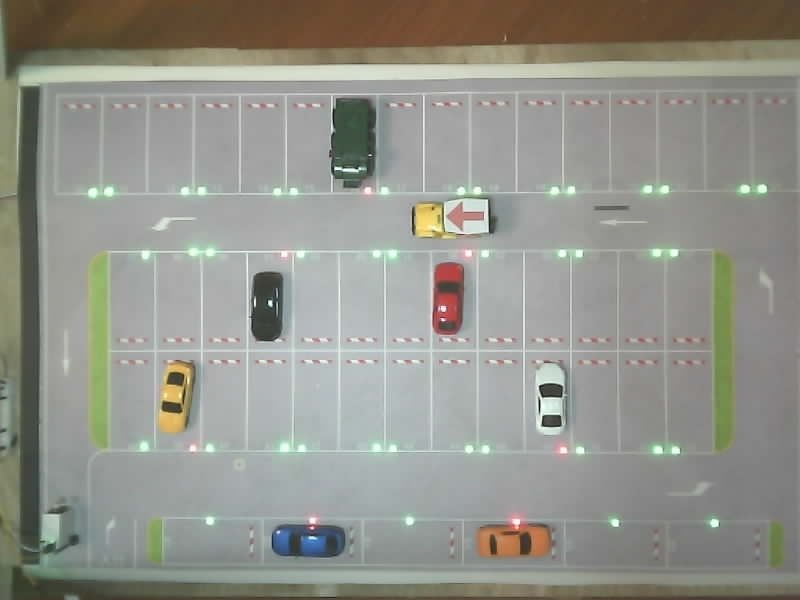
#> input picture tools/hero_lab/data/frames/20261020-084129.jpg, 800 x 600 px; its folder holds only this picture in this run
$ python -i hsv_marker.py   (imports and definitions only)
#> lines starting #> are read from the running program, lines starting #| are printed output that depends on the picture; after the words box and inside, x2 and y2 are one past the last pixel; in counts of white or black regions, pixels touching at a corner belong together
#> further down, picture is the input picture: shape (600, 800, 3); mean B, G, R 139.4, 147.6, 147
#> in candidates, `hsv = cv2.cvtColor(frame, cv2.COLOR_BGR2HSV)`: hsv: shape (600, 800, 3); mean H, S, V 46.5, 27.7, 151.4
#> in candidates, `hsv = hsv[y0:y1, x0:x1]`: hsv: shape (540, 800, 3); mean H, S, V 49.8, 18, 156.3
"""The car's position, from the red arrow on its roof - HSV mask plus Hu-moment shape.

This is the spike in tools/hero_lab/hsv_spike promoted to production, and the reasoning is
in its README. The short version:

  * The arrow is OrangeRed, H 24-46 (median 31), not the H 0-10/170-180 that "red" suggests.
    A mask on the textbook red arcs finds a different red object and reports it confidently.
  * Once the arc covers the arrow, 200 frames gave 2.17 candidates per frame and a candidate
    within 60 px of the arrow in 200/200 of them, with 1.3 px of centre jitter.
  * cv2.matchShapes against one stored arrow contour cuts the rest: <=0.415 keeps 199/200
    arrow candidates and 9/243 of everything else.
  * No model file, no training set, and it does not care where on the table the car is -
    which matters, because the HOG model stopped detecting entirely when the car was moved
    (0 hits in 40 frames) while this found it 40/40.

Position only. The heading is not in here: Hu moments are rotation invariant by construction,
and the template phase of the spike measured too weak at 800x600 to supply an angle. The
caller gets a box and a centre and asks red_arrow.detect_in_box for the direction.
"""

from __future__ import annotations

import json
import json
import os
import math
from typing import Optional, Sequence, Tuple

import cv2
import numpy as np

DATA_DIR = os.path.join(os.path.dirname(os.path.dirname(os.path.abspath(__file__))),
                        "data", "hsv_marker")
REFERENCE_PATH = os.path.join(DATA_DIR, "reference_arrow.json")

# The measured arc, not the textbook one. See the module docstring.
H1_MIN, H1_MAX = 0, 50
H2_MIN, H2_MAX = 170, 180
S_MIN, V_MIN = 60, 40

MIN_AREA, MAX_AREA = 40, 1200
MIN_WIDTH, MIN_HEIGHT = 8, 8
MIN_ASPECT, MAX_ASPECT = 0.6, 4.0

OPEN_KERNEL = 3
CLOSE_KERNEL = 5

# Measured in the spike. 0.415 kept 199/200 arrow candidates and 9/243 of the rest, but in
# production one of those 9 landed on a bay light and threw the position 220 px across the
# frame. 0.300 costs 5 arrow frames out of 200 (recall 0.975) and drops the false positives to
# 2/243, which is the better trade for something that drives the route.
MAX_SHAPE = 0.300

# The arrow does not leave the table, so anything outside this is not it.
ROI = (0, 60, 800, 560)

# The bottom strip of the picture is the LED band on the table edge, and a red blob there is the
# single most persistent false positive this detector has. Narrowing the whole ROI to exclude it
# (60, 80, 640, 460) also cut off the left and right columns, which is where five of the eight
# calibrated arrow positions sit - measured: 32/32 positions inside the old ROI, 9/32 inside the
# narrow one. So the guard is a band, not a smaller rectangle.
BOTTOM_GUARD_Y = 550      # nothing whose centre is below this is the arrow (measured y max: 490)

_reference: Optional[np.ndarray] = None
_reference_failed = False


def _load_reference() -> Optional[np.ndarray]:
    global _reference, _reference_failed
    if _reference is not None or _reference_failed:
        return _reference
    try:
        with open(REFERENCE_PATH, "r", encoding="utf-8") as f:
            data = json.load(f)
        _reference = np.array(data["contour"], np.int32).reshape(-1, 1, 2)
    except Exception:  # missing or unreadable reference: say so, do not crash the loop
        _reference_failed = True
        _reference = None
    return _reference


# [14 lines left out: function red_mask, not called in this run]


def _contour(mask: np.ndarray, bbox: Tuple[int, int, int, int]) -> Optional[np.ndarray]:
    x, y, w, h = bbox
    sub = mask[y:y + h, x:x + w]
    contours, _ = cv2.findContours(sub, cv2.RETR_EXTERNAL, cv2.CHAIN_APPROX_NONE)
    if not contours:
        return None
    return max(contours, key=cv2.contourArea)


# --------------------------------------------------------------------------- reference bank
#
# One reference contour was never enough: the same arrow scores 0.03 against a contour taken in
# its own orientation and 0.7 against one taken across it. The bank is built once at import from
# the calibration frames the operator actually marked, plus eight programmatic rotations, and is
# only a *scorer* - in TRACKING the shape score is a feature handed to hero_belief, not a gate.
BANK_DIR = os.path.join(os.path.dirname(os.path.dirname(os.path.abspath(__file__))),
                        "data", "hsv_marker")
BANK_CALIB = os.path.join(BANK_DIR, "calibration.jsonl")
BANK_FRAMES = os.path.join(BANK_DIR, "frames")

_bank: Optional[list] = None
_bank_sources: Optional[list] = None


# [8 lines left out: function _rotations, not called in this run]


def load_bank() -> list:
    """Real sampled contours plus rotated fallbacks. Built once, reused for every frame."""
    global _bank, _bank_sources
    if _bank is not None:
        return _bank
    refs, sources = [], []
    try:
        with open(BANK_CALIB, "r", encoding="utf-8") as fh:
            rows = [json.loads(line) for line in fh if line.strip()]
    except Exception:
        rows = []
    for r in rows:
        name = r.get("frame")
        bbox = r.get("bbox")
        s_min = r.get("s_min_used") or S_MIN
        if not name or not bbox:
            continue
        img = cv2.imread(os.path.join(BANK_FRAMES, name))
        if img is None:
            continue
        hsv = cv2.cvtColor(img, cv2.COLOR_BGR2HSV)
        mask, _n, _st, _ce = _components(hsv, int(s_min), V_MIN)
        x, y, w, h = (int(v) for v in bbox)
        sub = (mask[y:y + h, x:x + w] > 0).astype(np.uint8)
        contours, _h = cv2.findContours(sub * 255, cv2.RETR_EXTERNAL, cv2.CHAIN_APPROX_NONE)
        if not contours:
            continue
        refs.append(max(contours, key=cv2.contourArea))
        sources.append({"frame": name, "batch": r.get("batch"), "s_min": s_min})
    fallback = _load_reference()
    if fallback is not None:
        for c in _rotations(fallback):
            refs.append(c)
            sources.append({"frame": None, "batch": "rotated", "s_min": None})
    _bank, _bank_sources = refs, sources
    return _bank


def bank_size() -> int:
    return len(load_bank())


def shape_score(contour: np.ndarray) -> tuple[float, int]:
    """Best (lowest) matchShapes score over the bank, and which entry gave it."""
    refs = load_bank()
    if not refs:
        single = _load_reference()
        if single is None:
            return 1.0, -1
        return float(cv2.matchShapes(contour, single, cv2.CONTOURS_MATCH_I1, 0.0)), -1
    best, which = 9.9, -1
    for i, ref in enumerate(refs):
        v = float(cv2.matchShapes(contour, ref, cv2.CONTOURS_MATCH_I1, 0.0))
        if v < best:
            best, which = v, i
    return best, which


# --------------------------------------------------------------------------- candidate pool
#
# One saturation threshold cannot serve the whole table. Measured: at (240,485) the arrow is
# bright (S~115) and S>=60 finds it in 105 of 120 frames, while at (68,475) it sits in shadow
# (S 55..81) and S>=60 keeps only its most saturated core, turning it into an 18x30 diamond that
# fails the shape gate 12/12 times. S>=45 recovers the arrow there (32x17, shape 0.13) but at the
# bright position it merges the arrow with the red around it and drops to 9/120.
#
# So the threshold level becomes a *candidate generator*, not a verdict: every level produces
# blobs, duplicates are merged, and the resulting pool is scored by whoever knows the history
# (hero_belief). No single level decides anything on its own.
S_LEVELS = (60, 50, 45)


def _components(hsv: np.ndarray, s_min: int, v_min: int) -> tuple[np.ndarray, int, np.ndarray,
                                                                  np.ndarray]:
#> called with s_min = 60, v_min = 40
    mask = cv2.inRange(hsv, (H1_MIN, s_min, v_min), (H1_MAX, 255, 255))
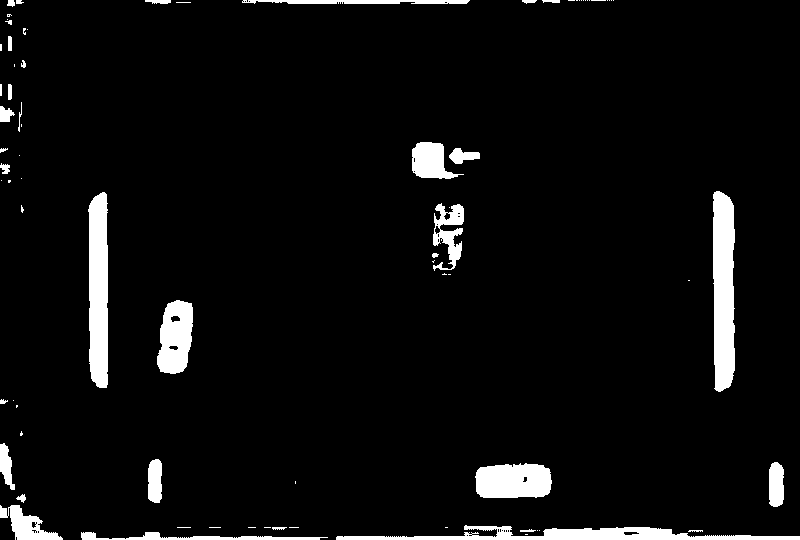
#> mask: shape (540, 800); 5.3% white; 78 white regions (44 under 20 px), largest, box (x1, y1, x2, y2) and area: (713, 191, 735, 392) 3931, (88, 192, 108, 388) 3492, (336, 525, 800, 540) 3147
    mask |= cv2.inRange(hsv, (H2_MIN, s_min, v_min), (H2_MAX, 255, 255))
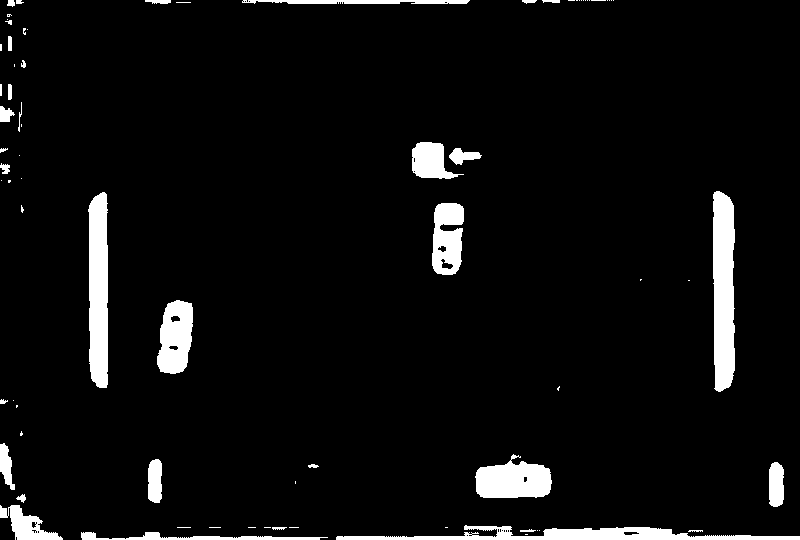
#> mask: shape (540, 800); 5.5% white; 76 white regions (42 under 20 px), largest, box (x1, y1, x2, y2) and area: (713, 191, 735, 392) 3931, (88, 192, 108, 388) 3492, (336, 525, 800, 540) 3147
    k_open = cv2.getStructuringElement(cv2.MORPH_ELLIPSE, (OPEN_KERNEL, OPEN_KERNEL))
    k_close = cv2.getStructuringElement(cv2.MORPH_ELLIPSE, (CLOSE_KERNEL, CLOSE_KERNEL))
    mask = cv2.morphologyEx(mask, cv2.MORPH_OPEN, k_open)
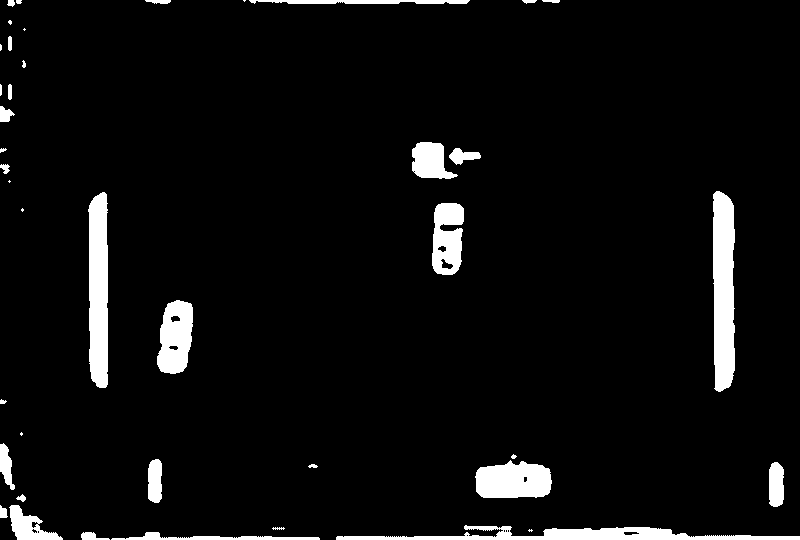
#> mask: shape (540, 800); 5.4% white; 41 white regions (9 under 20 px), largest, box (x1, y1, x2, y2) and area: (713, 191, 735, 392) 3929, (88, 192, 108, 388) 3491, (336, 525, 800, 540) 3116
    mask = cv2.morphologyEx(mask, cv2.MORPH_CLOSE, k_close)
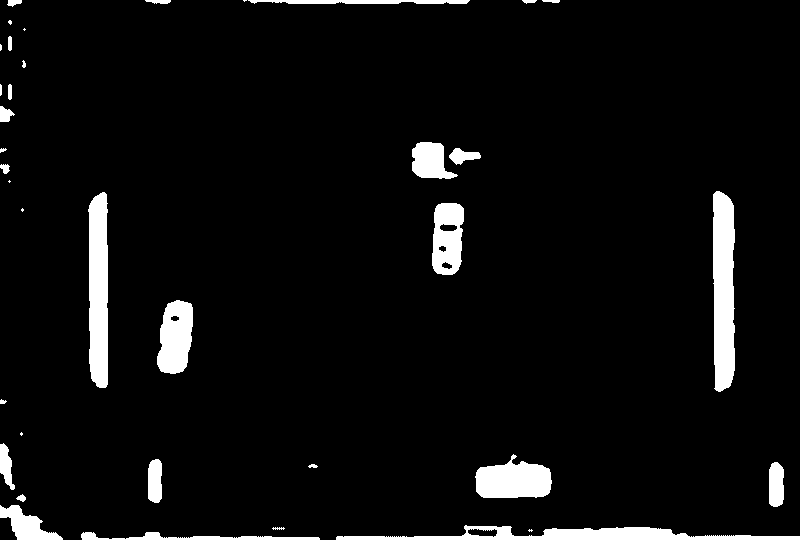
#> mask: shape (540, 800); 5.4% white; 37 white regions (8 under 20 px), largest, box (x1, y1, x2, y2) and area: (713, 191, 735, 392) 3933, (88, 192, 108, 388) 3495, (336, 525, 800, 540) 3199
    n, labels, stats, cents = cv2.connectedComponentsWithStats(mask, 8)
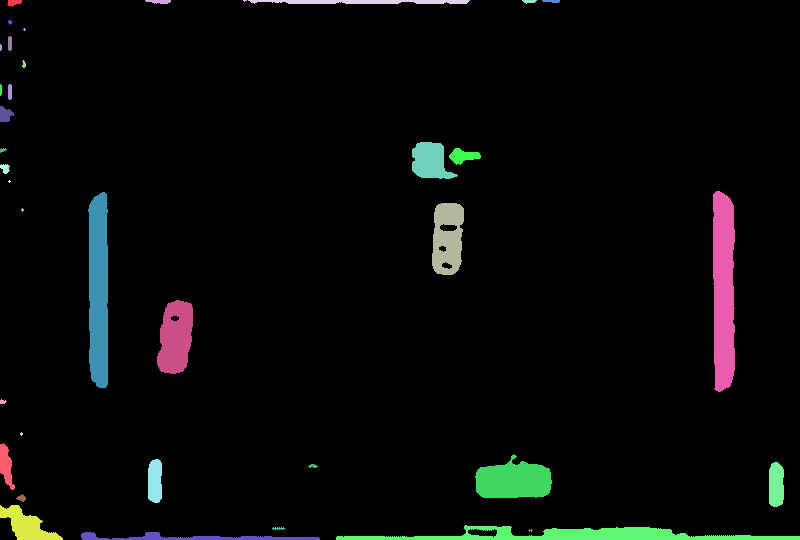
#> labels: shape (540, 800) int32; 38 distinct labels, from 0 to 37; one colour per label, 0 black
#> n = 38; stats = 38 rows, first 6: [0, 0, 800, 540, 408541], [7, 0, 15, 7, 71], [145, 0, 26, 4, 79], [243, 0, 4, 2, 5], [248, 0, 222, 4, 769], [522, 0, 15, 4, 40]; cents = 38 pairs, first value 0.417 to 775.8, second value 0.2 to 537.3
    return mask, n, stats, cents


def _inside(region, cx: float, cy: float) -> bool:
    """Is this point inside the lot outline? Ray casting, no cv2 needed and no numpy surprises."""
    if region is None:
        return True
    inside = False
    n = len(region)
    for i in range(n):
        x1, y1 = region[i]
        x2, y2 = region[(i + 1) % n]
        if (y1 > cy) != (y2 > cy):
            if cx < (x2 - x1) * (cy - y1) / (y2 - y1) + x1:
                inside = not inside
    return inside


def candidates(frame: np.ndarray, centre: Optional[Tuple[float, float]] = None,
               radius: Optional[float] = None, s_levels: Sequence[int] = S_LEVELS,
               max_shape: float = 0.60, region=None) -> list[dict]:
    """A pool of red blobs that could be the arrow, from several saturation levels.

    `centre`/`radius` restrict the search to a window - the caller's belief layer knows roughly
    where the car is, and a local search is both cheaper and far less likely to find a
    distracting red object somewhere else on the table.

    `max_shape` is a gate only where a gate is honest. In TRACKING the caller passes None: shape
    becomes a feature for hero_belief and any physically plausible blob may enter the pool. In
    LOST/REACQUIRING the caller passes a number again, because there is no position history to
    lean on and shape is the best evidence available.
    """
    if frame is None or frame.size == 0:
        return []
    reference = _load_reference()
    hsv = cv2.cvtColor(frame, cv2.COLOR_BGR2HSV)

    # Search window in frame coordinates.
    if centre is not None and radius is not None:
        x0 = int(max(0, centre[0] - radius))
        y0 = int(max(0, centre[1] - radius))
        x1 = int(min(frame.shape[1], centre[0] + radius))
        y1 = int(min(frame.shape[0], centre[1] + radius))
    else:
        x0, y0 = ROI[0], ROI[1]
        x1, y1 = ROI[0] + ROI[2], ROI[1] + ROI[3]
    if x1 - x0 < 8 or y1 - y0 < 8:
        return []

    # Crop first, then threshold. Three saturation levels over the whole 800x600 frame cost
    # 15 ms; over a 180x180 window it costs a fraction of one, and the morphology kernels do not
    # care which pixels they are handed.
    hsv = hsv[y0:y1, x0:x1]

    pool: list[dict] = []
    for s_min in s_levels:
        mask, n, stats, cents = _components(hsv, s_min, V_MIN)
#> n = 38
        for i in range(1, n):
            x, y, w, h, area = (int(v) for v in stats[i])
#> x = 7; y = 0; w = 15; h = 7; area = 71
            if area < MIN_AREA or area > MAX_AREA:
                continue
            if w < MIN_WIDTH or h < MIN_HEIGHT:
                continue
            cx, cy = float(cents[i][0]) + x0, float(cents[i][1]) + y0
            if cy >= BOTTOM_GUARD_Y:
                continue                      # the LED band, not the car
            # Outside the lot outline is not the car, however red it is. The sandbox has plenty of
            # red that is not a vehicle - measured 13 blobs passing the area and aspect filters in
            # one frame - and the tracker used to hop between them.
            if not _inside(region, cx, cy):
                continue
            aspect = w / float(h)
            if aspect < MIN_ASPECT or aspect > MAX_ASPECT:
                continue
            contour = _contour(mask, (x, y, w, h))
            if contour is None or len(contour) < 3:
                continue
            shape, ref_id = shape_score(contour)
            if max_shape is not None and shape > max_shape:
                continue
            # Medians from this blob's own pixels, cropped - a full-frame mask per candidate
            # would cost more than the detection itself.
            sub = mask[y:y + h, x:x + w] > 0
            if not sub.any():
                continue
            crop_hsv = hsv[y:y + h, x:x + w]
            pool.append({
                "bbox": (x + x0, y + y0, w, h),
                "centre": (cx, cy),
                "area": area,
                "width": w,
                "height": h,
                "aspect": aspect,
                "shape_score": round(shape, 4),
                "ref_id": ref_id,
                "s_min": s_min,
                "h": float(np.median(crop_hsv[:, :, 0][sub])),
                "s": float(np.median(crop_hsv[:, :, 1][sub])),
                "v": float(np.median(crop_hsv[:, :, 2][sub])),
            })

    # The same physical blob appears once per saturation level. Keep the best-scoring copy -
    # its geometry came from the mask that fit the arrow best.
    pool.sort(key=lambda c: c["shape_score"])
    merged: list[dict] = []
    for c in pool:
        if any(math.hypot(c["centre"][0] - m["centre"][0],
                          c["centre"][1] - m["centre"][1]) < 8.0 for m in merged):
            continue
        merged.append(c)
    return merged


# [55 lines left out: function detect, not called in this run]

>>> import cv2
>>> picture = cv2.imread('../../tools/hero_lab/data/frames/20261020-084129.jpg')
>>> result = candidates(picture)
#> result = []
